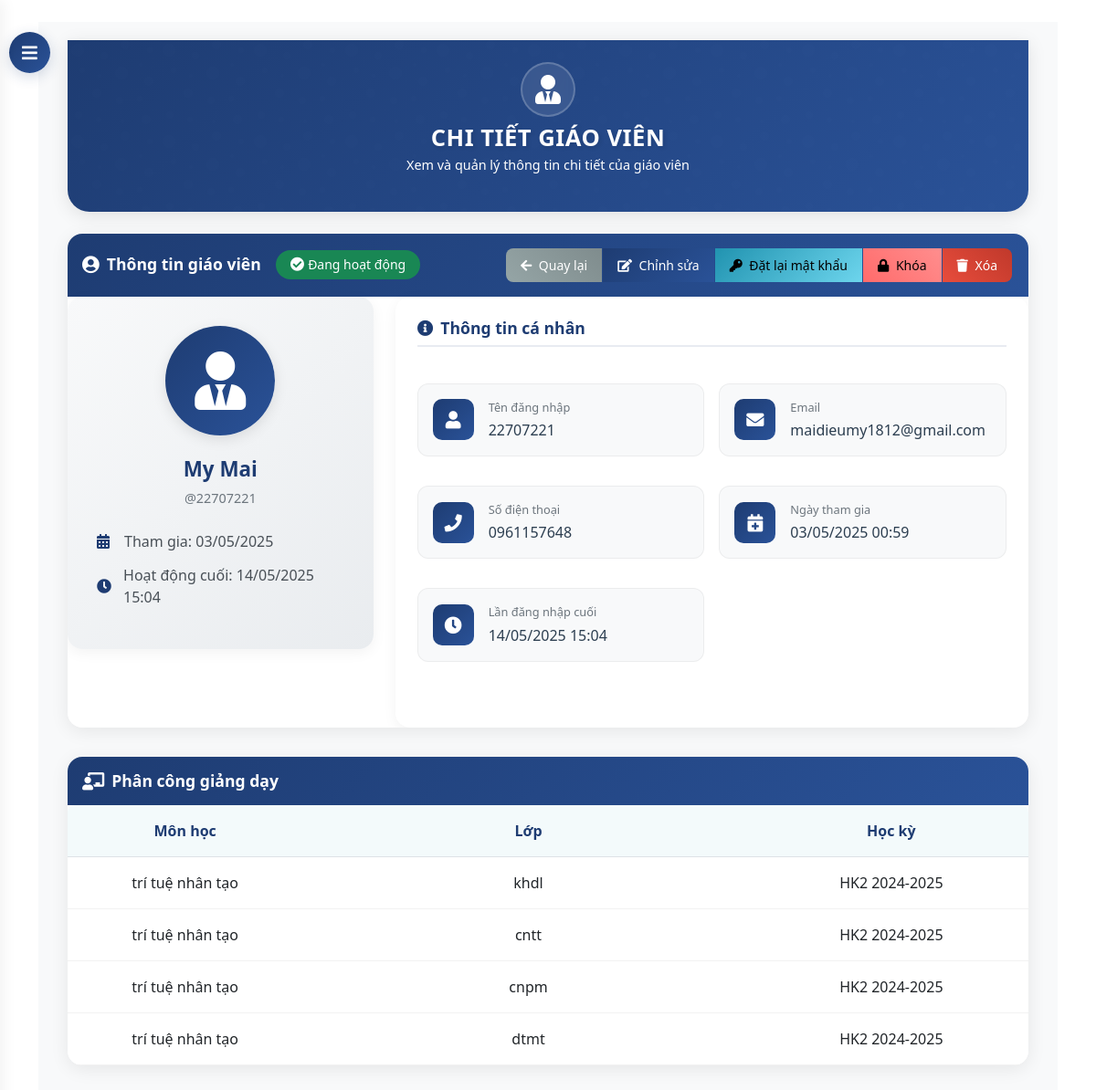
The app's page /dashboard/teachers/1/ (signed in), older data.
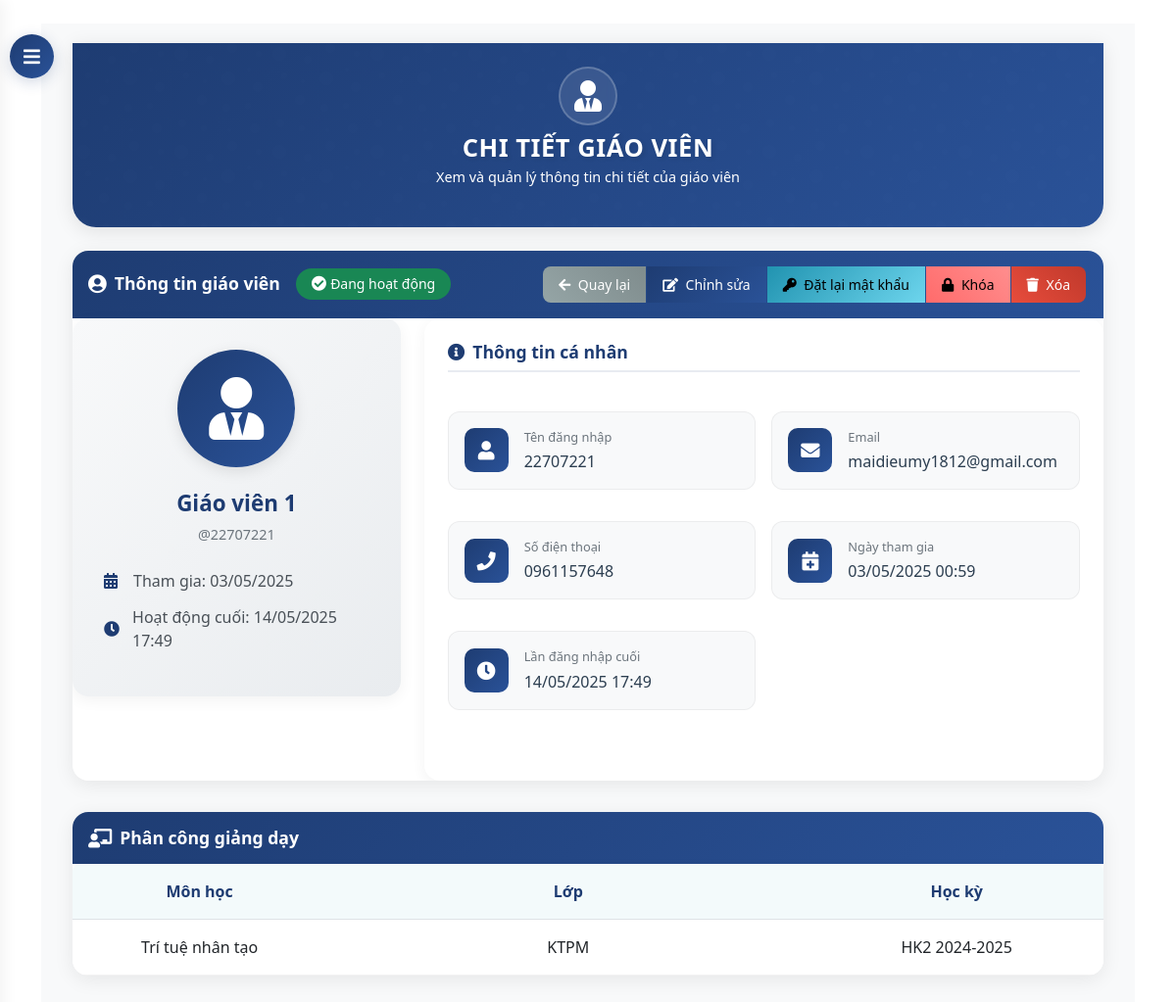
The same page, newer data.
### core/models.py (models this page shows, shortened)
class Teacher(models.Model):
    user = models.OneToOneField(User, on_delete=models.CASCADE)
    phone = models.CharField(max_length=15, blank=True, null=True)
    date_of_birth = models.DateField(blank=True, null=True)
    address = models.TextField(blank=True, null=True)
    is_active = models.BooleanField(default=True)
    fcm_token = models.TextField(blank=True, null=True)

class TeacherAssignment(models.Model):
    teacher = models.ForeignKey(Teacher, on_delete=models.CASCADE)
    subject = models.ForeignKey(Subject, on_delete=models.CASCADE)
    classroom = models.ForeignKey(ClassRoom, on_delete=models.CASCADE)
    semester = models.ForeignKey(Semester, on_delete=models.CASCADE)
    class Meta:
        unique_together = ('teacher', 'subject', 'classroom', 'semester')

class Subject(models.Model):
    name = models.CharField(max_length=100)

class ClassRoom(models.Model):
    class_code = models.CharField(max_length=10)
    name = models.CharField(max_length=100)
    students = models.ManyToManyField('Student', related_name='classrooms')

class Semester(models.Model):
    name = models.CharField(max_length=50)  # e.g., "HK1 2022-2023"
    start_date = models.DateField()
    end_date = models.DateField()
    is_active = models.BooleanField(default=True)

### core/views.py (the view)
# urls.py: path('dashboard/teachers/<int:teacher_id>/', views.teacher_detail, name='teacher_detail'),
@login_required
@user_passes_test(is_admin)
def teacher_detail(request, teacher_id):
    teacher = get_object_or_404(Teacher, id=teacher_id)
    teacher_assignments = TeacherAssignment.objects.filter(teacher=teacher)
    if request.method == 'POST':
        form = TeacherForm(request.POST, instance=teacher, user=teacher.user)
        if form.is_valid():
            form.save()
            messages.success(request, 'Thông tin giáo viên đã được cập nhật.')
            return redirect('teacher_detail', teacher_id=teacher.id)
    else:
        form = TeacherForm(instance=teacher, user=teacher.user)
    return render(request, 'core/admin/teacher_detail.html', {
        'teacher': teacher,
        'form': form,
        'teacher_assignments': teacher_assignments
    })

### core/views.py (called while the page is built)
def is_admin(user):
    return user.is_superuser

### templates/core/admin/teacher_detail.html (shortened to what the changed rows need)
{% extends 'base.html' %}
{% block content %}
<div id="content">
    <div class="container-fluid">
        <div class="hero-section">
            <div class="container">
                <div class="row justify-content-center text-center">
                    <div class="col-md-8">
                        <h1 class="hero-title">CHI TIẾT GIÁO VIÊN</h1>
                    </div>
                </div>
            </div>
        </div>
        <div class="teacher-card">
        <div class="card-body">
                <div class="row g-4">
                    <div class="col-md-4">
                        <div class="profile-card">
                            <div class="profile-avatar">
                                <i class="fas fa-user-tie fa-4x"></i>
                            </div>
                            <h5 class="profile-name">{{ teacher.user.get_full_name }}</h5>
                            <p class="profile-username">@{{ teacher.user.username }}</p>
                            <div class="profile-stats">
                                <div class="stat-item">
                                    <i class="fas fa-calendar-alt"></i>
                                    <span>Tham gia: {{ teacher.user.date_joined|date:"d/m/Y" }}</span>
                                </div>
                                <div class="stat-item">
                                    <i class="fas fa-clock"></i>
                                    <span>Hoạt động cuối: {{ teacher.user.last_login|date:"d/m/Y H:i"|default:"Chưa đăng nhập" }}</span>
                                </div>
                            </div>
                        </div>
                    </div>
                    <div class="col-md-8">
                        <div class="info-card">
                            <div class="info-section">
                                <div class="row g-3">
                                    <div class="col-md-6">
                                        <div class="detail-box">
                                            <div class="detail-content">
                                                <label>Tên đăng nhập</label>
                                                <p>{{ teacher.user.username }}</p>
                                            </div>
                                        </div>
                                    </div>
                                    <div class="col-md-6">
                                        <div class="detail-box">
                                            <div class="detail-content">
                                                <label>Email</label>
                                                <p>{{ teacher.user.email }}</p>
                                            </div>
                                        </div>
                                    </div>
                                    <div class="col-md-6">
                                        <div class="detail-box">
                                            <div class="detail-content">
                                                <label>Số điện thoại</label>
                                                <p>{{ teacher.phone|default:"Chưa cập nhật" }}</p>
                                            </div>
                                        </div>
                                    </div>
                                    <div class="col-md-6">
                                        <div class="detail-box">
                                            <div class="detail-content">
                                                <label>Ngày tham gia</label>
                                                <p>{{ teacher.user.date_joined|date:"d/m/Y H:i" }}</p>
                                            </div>
                                        </div>
                                    </div>
                <div class="col-md-6">
                                        <div class="detail-box">
                                            <div class="detail-content">
                                                <label>Lần đăng nhập cuối</label>
                                                <p>{{ teacher.user.last_login|date:"d/m/Y H:i"|default:"Chưa đăng nhập" }}</p>
                                            </div>
                                        </div>
                                    </div>
                                </div>
                            </div>
                        </div>
                </div>
            </div>
        </div>
    </div>
        <div class="teacher-card">
        <div class="card-body">
            {% if teacher_assignments %}
            <div class="table-responsive">
                    <table class="table">
                    <thead>
                        <tr>
                            <th>Môn học</th>
                            <th>Lớp</th>
                            <th>Học kỳ</th>
                        </tr>
                    </thead>
                    <tbody>
                        {% for assignment in teacher_assignments %}
                        <tr>
                            <td>{{ assignment.subject.name }}</td>
                            <td>{{ assignment.classroom.name }}</td>
                            <td>{{ assignment.semester.name }}</td>
                        </tr>
                        {% endfor %}
                    </tbody>
                </table>
            </div>
            {% else %}
            <div class="alert alert-info text-center">
                    <i class="fas fa-info-circle me-2"></i>Giáo viên này chưa được phân công giảng dạy.
            </div>
            {% endif %}
        </div>
    </div>
</div>
</div>
{% endblock %}

Row changes from the older to the newer data that the page shows:
removed TeacherAssignment: subject.name "trí tuệ nhân tạo", classroom.name "khdl", semester.name "HK2 2024-2025"
removed TeacherAssignment: subject.name "trí tuệ nhân tạo", classroom.name "cntt", semester.name "HK2 2024-2025"
removed TeacherAssignment: subject.name "trí tuệ nhân tạo", classroom.name "cnpm", semester.name "HK2 2024-2025"
removed TeacherAssignment: subject.name "trí tuệ nhân tạo", classroom.name "dtmt", semester.name "HK2 2024-2025"
changed through a linked row, Teacher "maidieumy1812@gmail.com": user.get_full_name "My Mai" → "Giáo viên 1"; user.last_login "14/05/2025 15:04" → "14/05/2025 17:49"
added TeacherAssignment: subject.name "Trí tuệ nhân tạo", classroom.name "KTPM", semester.name "HK2 2024-2025"
